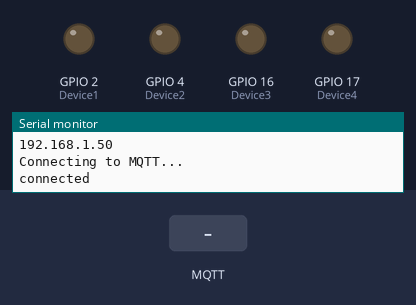
This sketch was run on a simulated ESP32. Parts: output pins drawn as LEDs (lit = HIGH), the last lines printed to the serial monitor. The inputs (shaded band) are chosen by the test bench. WiFi joins after 1.5 s; servers stay silent unless stated; EEPROM starts erased; no MQTT or app messages arrive unless stated.

Above: at 2.7 s.
2.8 s: MQTT message "esp32/control/relay1" arrives on the first subscribed topic
At 3.3 s:
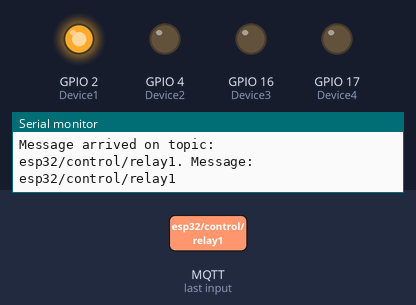
4.3 s: MQTT message "1" arrives on the second subscribed topic
At 5.5 s:
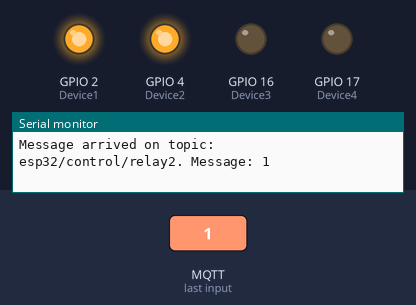
5.8 s: MQTT message "true" arrives on the first subscribed topic
At 6.7 s:
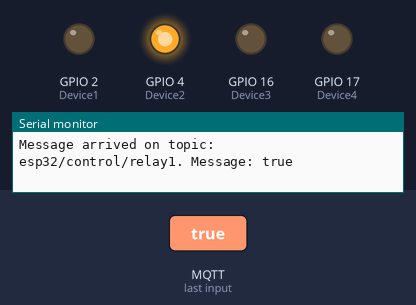
7.3 s: MQTT message "on" arrives on the third subscribed topic
At 7.9 s:
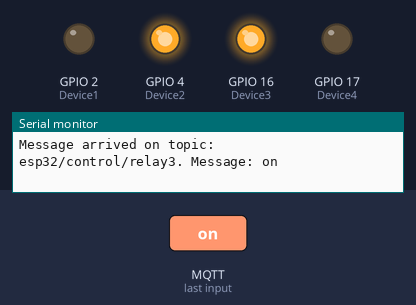
8.8 s: MQTT message "off" arrives on the first subscribed topic
At 10.0 s:
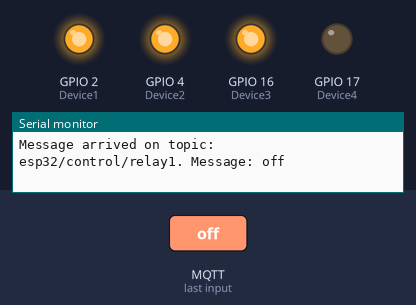
10.3 s: MQTT message "true" arrives on the second subscribed topic
At 11.4 s:
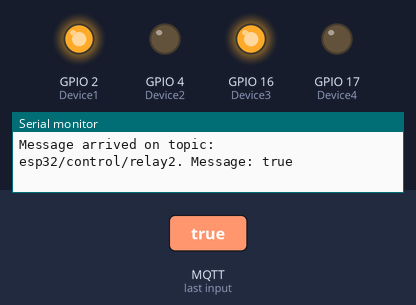
Timing chart, 0 to 12.8 s (numbered marks = the images above; inputs shaded):
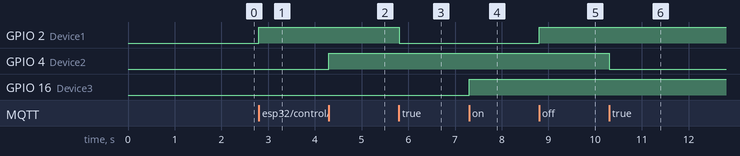

Measured:
- after the input at 2.8 s, GPIO 2 (Device1): LOW → HIGH at once
- after the input at 4.3 s, GPIO 4 (Device2): LOW → HIGH at once
- after the input at 5.8 s, GPIO 2 (Device1): HIGH → LOW at once
- after the input at 7.3 s, GPIO 16 (Device3): LOW → HIGH at once
- after the input at 8.8 s, GPIO 2 (Device1): LOW → HIGH at once
- after the input at 10.3 s, GPIO 4 (Device2): HIGH → LOW at once

The sketch:

sketch_nov2b.ino
```cpp
#include <WiFi.h>
#include <PubSubClient.h>
#include <EEPROM.h>

// Define GPIO pins for the relays
#define Device1 2
#define Device2 4
#define Device3 16
#define Device4 17

// Wi-Fi credentials
const char* ssid = "HCMUT03";
const char* password = "123456789";

// MQTT Broker details
const char* mqttServer = "192.168.54.94";
const int mqttPort = 1883;

// Initialize the WiFi and MQTT client objects
WiFiClient espClient;
PubSubClient client(espClient);

// Variables to store the current state of each relay (ON/OFF)
bool Device1State = false;
bool Device2State = false;
bool Device3State = false;
bool Device4State = false;

// Variable to enable or disable state saving
const bool saveState = true;

// EEPROM address to store the states
const int eepromSize = 8;

// Callback function for MQTT subscription
void callback(char* topic, byte* message, unsigned int length) {
  String messageTemp;
  for (int i = 0; i < length; i++) {
    messageTemp += (char)message[i];
  }

  Serial.print("Message arrived on topic: ");
  Serial.print(topic);
  Serial.print(". Message: ");
  Serial.println(messageTemp);

  // Control relays based on the topic
  if (String(topic) == "esp32/control/relay1") {
    Device1State = (messageTemp == "true");
    digitalWrite(Device1, Device1State ? LOW : HIGH);
    if (saveState) EEPROM.write(0, Device1State);
  } else if (String(topic) == "esp32/control/relay2") {
    Device2State = (messageTemp == "true");
    digitalWrite(Device2, Device2State ? LOW : HIGH);
    if (saveState) EEPROM.write(1, Device2State);
  } else if (String(topic) == "esp32/control/relay3") {
    Device3State = (messageTemp == "true");
    digitalWrite(Device3, Device3State ? LOW : HIGH);
    if (saveState) EEPROM.write(2, Device3State);
  } else if (String(topic) == "esp32/control/relay4") {
    Device4State = (messageTemp == "true");
    digitalWrite(Device4, Device4State ? LOW : HIGH);
    if (saveState) EEPROM.write(3, Device4State);
  }

  if (saveState) {
    EEPROM.commit();
  }
}

void setup() {
  Serial.begin(115200);

  // Initialize EEPROM
  if (saveState) {
    EEPROM.begin(eepromSize);
  }

  // Initialize GPIO pins as outputs
  pinMode(Device1, OUTPUT);
  pinMode(Device2, OUTPUT);
  pinMode(Device3, OUTPUT);
  pinMode(Device4, OUTPUT);

  // Load saved states from EEPROM
  if (saveState) {
    Device1State = EEPROM.read(0);
    Device2State = EEPROM.read(1);
    Device3State = EEPROM.read(2);
    Device4State = EEPROM.read(3);
  }

  // Set initial relay states
  digitalWrite(Device1, Device1State ? LOW : HIGH);
  digitalWrite(Device2, Device2State ? LOW : HIGH);
  digitalWrite(Device3, Device3State ? LOW : HIGH);
  digitalWrite(Device4, Device4State ? LOW : HIGH);

  // Connect to Wi-Fi
  Serial.print("Connecting to ");
  Serial.println(ssid);
  WiFi.begin(ssid, password);
  while (WiFi.status() != WL_CONNECTED) {
    delay(500);
    Serial.print(".");
  }
  Serial.println("\nWiFi connected.");
  Serial.println("IP address: ");
  Serial.println(WiFi.localIP());

  // Connect to MQTT Broker
  client.setServer(mqttServer, mqttPort);
  client.setCallback(callback);

  while (!client.connected()) {
    Serial.println("Connecting to MQTT...");
    if (client.connect("ESP32Client")) {
      Serial.println("connected");
    } else {
      Serial.print("failed with state ");
      Serial.print(client.state());
      delay(2000);
    }
  }

  // Subscribe to topics for each relay
  client.subscribe("esp32/control/relay1");
  client.subscribe("esp32/control/relay2");
  client.subscribe("esp32/control/relay3");
  client.subscribe("esp32/control/relay4");
}

void loop() {
  client.loop();
}
```
